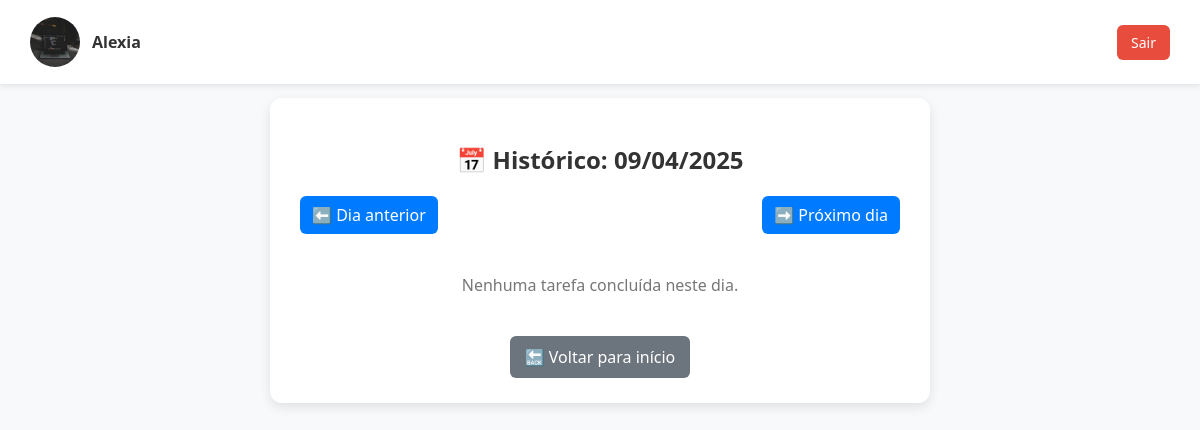
The app's page /historico?data=2025-04-09 (signed in) with its own data.
### models.py (models this page shows, shortened)
class Usuario(UserMixin, db.Model):
    __tablename__ = 'usuario'
    id = db.Column(db.Integer, primary_key=True)
    nome = db.Column(db.String(100), nullable=False)
    email = db.Column(db.String(150), unique=True, nullable=False)
    senha = db.Column(db.String(200), nullable=False)
    grupo_id = db.Column(db.Integer, db.ForeignKey('grupo.id'), nullable=False)
    avatar = db.Column(db.String(200), nullable=True)
    bio = db.Column(db.Text, nullable=True)
    rede_social = db.Column(db.String(255), nullable=True)
    seguindo_conexoes = db.relationship(
        'Conexao',
        foreign_keys=[Conexao.seguidor_id],
        back_populates='seguidor',
        lazy='dynamic'
    )
    seguidores_conexoes = db.relationship(
        'Conexao',
        foreign_keys=[Conexao.seguido_id],
        back_populates='seguido',
        lazy='dynamic'
    )

### app.py (the view)
@app.route("/historico")
@login_required
def historico():
    grupo_id = current_user.grupo_id
    data_str = request.args.get("data")
    if data_str:
        data = datetime.strptime(data_str, "%Y-%m-%d")
    else:
        data = datetime.utcnow()  # ou datetime.now() se usar horário local
    inicio_dia = datetime(data.year, data.month, data.day)
    fim_dia = inicio_dia + timedelta(days=1)
    tarefas_por_usuario = db.session.query(
        Usuario.nome,
        func.count(Tarefa.id).label("tarefas_concluidas")
    ).join(Tarefa, Tarefa.concluida_por == Usuario.id) \
    .filter(
        Usuario.grupo_id == grupo_id,
        Tarefa.concluida == True,
        Tarefa.data_criacao >= inicio_dia,
        Tarefa.data_criacao < fim_dia
    ).group_by(Usuario.id).order_by(func.count(Tarefa.id).desc()).all()
    vencedor = tarefas_por_usuario[0].nome if tarefas_por_usuario else None
    dia_anterior = (data - timedelta(days=1)).strftime("%Y-%m-%d")
    proximo_dia = (data + timedelta(days=1)).strftime("%Y-%m-%d")
    return render_template(
        "historico.html",
        historico=tarefas_por_usuario,
        vencedor=vencedor,
        data=data.strftime("%d/%m/%Y"),
        dia_anterior=dia_anterior,
        proximo_dia=proximo_dia
    )

### app.py (called while the page is built)
@login_manager.user_loader
def load_user(user_id):
    return Usuario.query.get(int(user_id))

### templates/historico.html (shortened to what this page needs)
<!DOCTYPE html>
<html lang="pt-BR">
<head>
    <link rel="stylesheet" href="{{ url_for('static', filename='css/historico.css') }}">
</head>
<body class="historico-body">
    <div class="top-bar">
        {% if current_user.is_authenticated %}
            <div class="navbar-user">
                {% if current_user.avatar %}
                    <img src="{{ url_for('static', filename='uploads/' + current_user.avatar) }}" alt="Avatar" class="avatar-pequeno" style="width: 50px; height: 50px; border-radius: 50%;">
                {% endif %}
                <span class="user-welcome">{{ current_user.nome }} </span>
            </div>
        {% endif %}
        <a class="logout-btn" href="{{ url_for('logout') }}">Sair</a>
    </div>
    <div class="historico-container">
        <h2 class="historico-titulo">📅 Histórico: <span>{{ data }}</span></h2>
        <div class="navegacao">
            <a class="navegacao-btn" href="{{ url_for('historico', data=dia_anterior) }}">⬅️ Dia anterior</a>
            <a class="navegacao-btn" href="{{ url_for('historico', data=proximo_dia) }}">➡️ Próximo dia</a>
        </div>
        {% if historico %}
            <h3 class="vencedor-titulo">🏆 Vencedor do dia: <span class="vencedor-nome">{{ vencedor }}</span></h3>
            <ul class="ranking-lista">
                {% for usuario, tarefas_concluidas in historico %}
                    <li class="ranking-item {% if usuario == vencedor %}vencedor{% endif %}">
                        <span class="usuario-nome">{{ usuario }}</span>
                        <span class="pontos">{{ tarefas_concluidas }} ponto{{ 's' if tarefas_concluidas > 1 else '' }}</span>
                        {% if usuario == vencedor %}
                            <span class="trofeu">🥇</span>
                        {% endif %}
                    </li>
                {% endfor %}
            </ul>
        {% else %}
            <p class="sem-registros">Nenhuma tarefa concluída neste dia.</p>
        {% endif %}
        <a class="btn-voltar" href="{{ url_for('index') }}">🔙 Voltar para início</a>
    </div>
</body>
</html>

### static/css/historico.css (style rules this page uses)
.historico-body { font-family: 'Segoe UI', sans-serif; background-color: #f7f9fb; padding: 30px; padding-top: 90px; color: #333; }
.historico-container { max-width: 600px; margin: 0 auto; background-color: white; padding: 25px 30px; border-radius: 12px; box-shadow: 0 4px 12px rgba(0,0,0,0.1); }
.historico-titulo { text-align: center; margin-bottom: 20px; }
.navegacao { display: flex; justify-content: space-between; margin-bottom: 20px; }
.navegacao-btn { padding: 8px 12px; background-color: #007BFF; color: white; border-radius: 6px; text-decoration: none; transition: background-color 0.2s; }
.sem-registros { text-align: center; color: #777; margin: 40px 0; }
.btn-voltar { display: block; margin: 30px auto 0; text-align: center; padding: 10px 15px; background-color: #6c757d; color: white; border-radius: 6px; text-decoration: none; width: fit-content; }
.top-bar { position: fixed; top: 0; left: 0; right: 0; height: 60px; background-color: #ffffff; padding: 12px 30px; box-shadow: 0 2px 6px rgba(0, 0, 0, 0.1); z-index: 1000; display: flex; justify-content: space-between; align-items: center; }
.navbar-user { display: flex; align-items: center; gap: 12px; }
.navbar-user img { width: 50px; height: 50px; border-radius: 50%; object-fit: cover; }
.user-welcome { font-size: 16px; font-weight: 600; color: #333; }
.logout-btn { background-color: #e74c3c; color: white; padding: 8px 14px; text-decoration: none; border-radius: 6px; font-size: 14px; transition: background-color 0.3s; white-space: nowrap; }

### records on screen
Usuario: avatar (picture), nome "Alexia"

### other values on screen
{{ data }} "09/04/2025"
